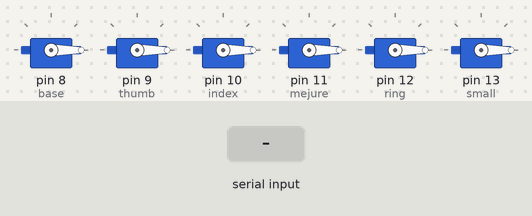
The sketch below on a simulated Arduino Uno, built with avr-gcc and run on an emulated ATmega328P. Shown: 6 × servo. The inputs (shaded band) are chosen by the test bench.

Above: at 3.2 s.
3.3 s: "1" received over Serial
At 4.4 s:
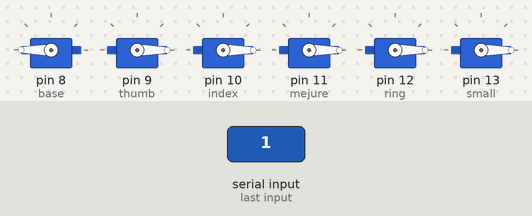
6.3 s: "2" received over Serial
At 6.7 s:
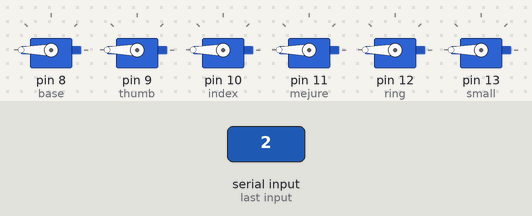
9.3 s: "3" received over Serial
At 10.2 s:
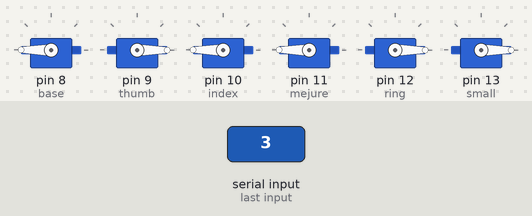
Timing chart, 0 to 12.8 s (numbered marks = the images above; inputs shaded):
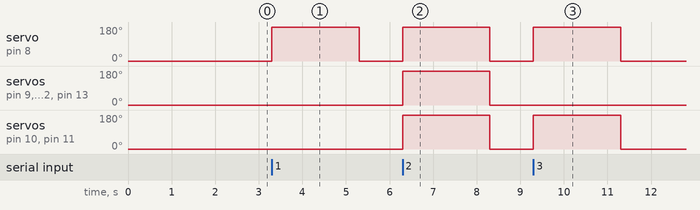

The sketch:

arduino_r_p_c.ino
```cpp
#include<Servo.h>
Servo base, thumb, index, mejure, ring, small;
int p;
int x = 2000;  //delay
void setup() {
  base.attach(8);
  thumb.attach(9);
  index.attach(10);
  mejure.attach(11);
  ring.attach(12);
  small.attach(13);

  base.write(0);
  thumb.write(0);
  index.write(0);
  mejure.write(0);
  ring.write(0);
  small.write(0);

  delay(x);

Serial.begin(9600);
}

void loop() {
  if(Serial.available()>0) {
     p=Serial.read();

    if(p=='1') {
rock();
    }

    else if(p=='2') {
paper();
    }

    else if(p=='3') {
scissor();
    }

  }
}


void rock() {
  base.write(180);
  thumb.write(0);
  index.write(0);
  mejure.write(0);
  ring.write(0);
  small.write(0);

  delay(x);

  base.write(0);
  thumb.write(0);
  index.write(0);
  mejure.write(0);
  ring.write(0);
  small.write(0);
  }

void paper() {
  base.write(180);
  thumb.write(180);
  index.write(180);
  mejure.write(180);
  ring.write(180);
  small.write(180);

  delay(x);

  base.write(0);
  thumb.write(0);
  index.write(0);
  mejure.write(0);
  ring.write(0);
  small.write(0);
  }

void scissor() {
  base.write(180);
  thumb.write(0);
  index.write(180);
  mejure.write(180);
  ring.write(0);
  small.write(0);

  delay(x);

  base.write(0);
  thumb.write(0);
  index.write(0);
  mejure.write(0);
  ring.write(0);
  small.write(0);
  }
```

Measured:
- after the input at 3.3 s, servo on pin 8 (base): 0° → 180° at once, → 0° 2.0 s later
- after the input at 6.3 s, servo on pin 8 (base), servo on pin 9 (thumb), servo on pin 10 (index), servo on pin 11 (mejure), servo on pin 12 (ring), servo on pin 13 (small): 0° → 180° at once, → 0° 2.0 s later
- after the input at 9.3 s, servo on pin 8 (base), servo on pin 10 (index), servo on pin 11 (mejure): 0° → 180° at once, → 0° 2.0 s later
